Frame 1 (no input): blank canvas, image omitted
Frame 60 (no input): blank canvas, image omitted
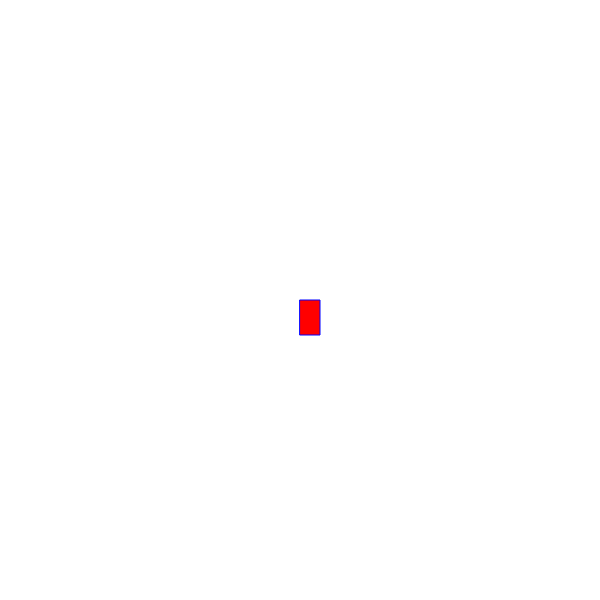
Frame 120 (the mouse pressed at the canvas centre since frame 60)

The p5.js sketch whose frames 1 and 60 were blank and that drew this single picture after the mouse press (run headless with seeded random() and noise() and a simulated clock; from frame 60 on, the mouse is pressed at the canvas centre):

// p5.js sketch
// ── sketch.js
function setup() {
  createCanvas(600, 600);
}

function draw() {
  background("white");
  
  stroke("blue");
  fill("red");
  
// console.log (mouseIsPressed);
  
  if(mouseIsPressed) {
  rect(mouseX,mouseY,20,35);
  }
}
